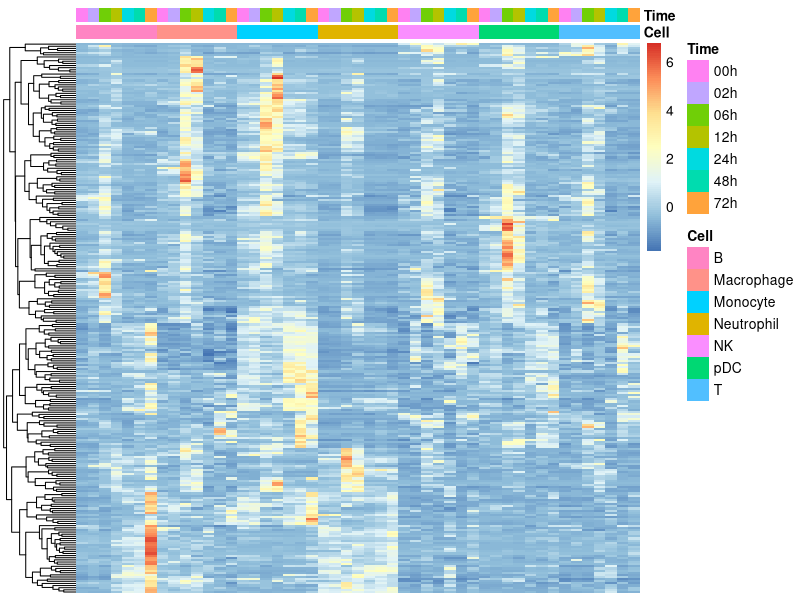
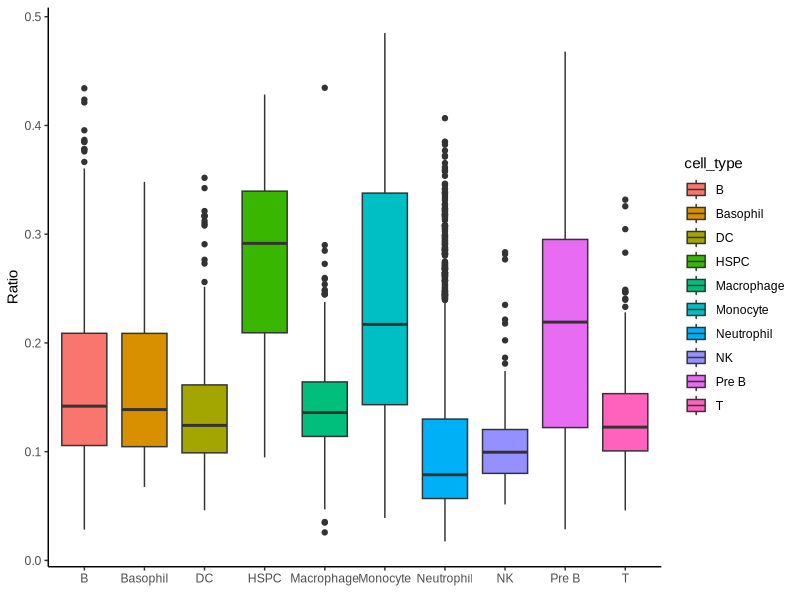
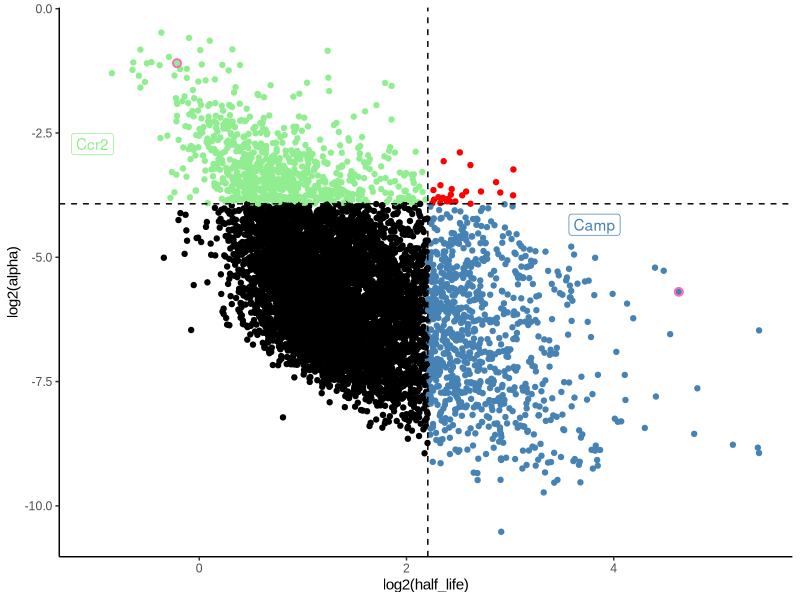
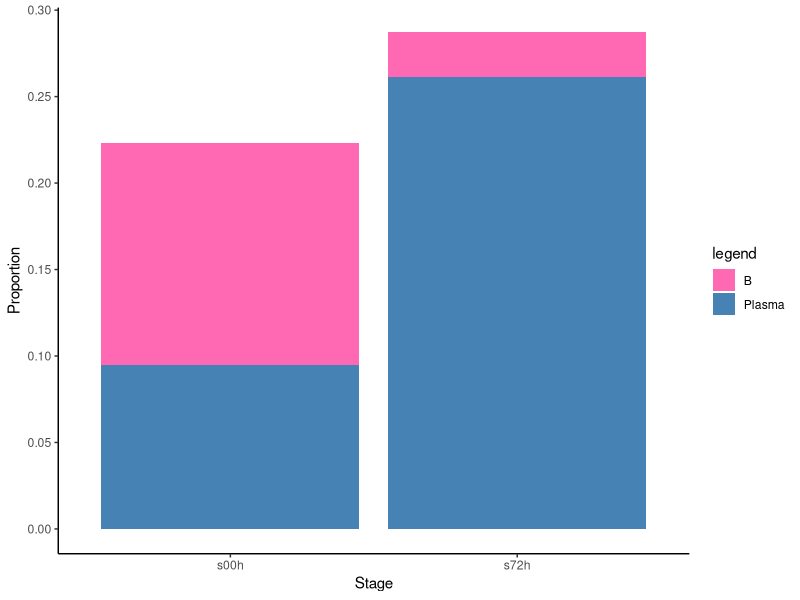

R code for these plots, in order:
#libraries
library(ggplot2)
library(readxl)
library(pheatmap)

#setwd
setwd("D:/HackBio")

#create plot saving dir####
dir.create("plots")

#### Part 3####
#----------------------------------------------------------

#Task 1 :Task 1. Reproduce panel 2a: Cell-type ratio distributions####
"Goal: Compare distributions across immune cell types.

Requirements:
  
  Read sheet a
Produce a boxplot of new_ratio grouped by cell_type
Match:
  Orientation (rotated labels)
Relative scaling
Outlier visibility"
#load data
data <- read_xlsx("data/hb_stage_2.xlsx", sheet = "a")
png("plots/Figure3a.png",res = 300, width = 300*12, height = 300*6)
(unique(data$cell_type))
ggplot(data = data, aes(x=cell_type, y=new_ratio, fill=cell_type)) + geom_boxplot()+
  labs(
    x= element_blank(),
    y= "Ratio"
  )+
  theme_classic(base_family = "Arial")
dev.off()
#Task 2. Reproduce panel 2b: Half-life vs alpha-life scatter####
"Goal: Identify kinetic regimes.

Requirements:
  
  Read sheet b
Plot log2(half_life) vs log2(alpha)
Add:
  Vertical and horizontal cutoffs
Color-coded subsets based on thresholds
Labeled exemplar genes (Camp, Ccr2)
Conceptual checks:
  
  Why log2?
  What do the four quadrants mean?"
data <- read_xlsx("data/hb_stage_2.xlsx", sheet = "b")
#what are the  Vertical and horizontal cutoffs?
y_cutoff <- median(data$alpha)+ sd(data$alpha)
x_cuttoff <- median(data$half_life)+sd(data$half_life)

data$category[data$alpha > y_cutoff & data$half_life < x_cuttoff] <- "q2"
data$category[data$alpha < y_cutoff & data$half_life > x_cuttoff] <- "q4"
data$category[data$alpha > y_cutoff & data$half_life > x_cuttoff] <- "q3"
data$category[data$alpha < y_cutoff & data$half_life < x_cuttoff] <- "q1"

#highlit the genes
highlight <- subset(data, data$cell %in% c("Ccr2", "Camp"))

png("plots/Figure3b.png",res = 300, width = 300*6, height = 300*6)

ggplot (data, aes(x= log2(half_life),
                  y=log2(alpha), colour  = category))+geom_point()+
  scale_color_manual("category", values = c("q1"="black","q2"="lightgreen","q3"="red","q4"="steelblue"))+
    geom_vline(xintercept =log2( x_cuttoff), linetype="dashed")+
  geom_hline(yintercept = log2(y_cutoff), linetype="dashed")+
  geom_label(data = highlight, aes(label = cell), text.colour = "hotpink",position = "jitter")+
  
  geom_point(data = highlight,
             shape = 21,      
             size = 2,
             stroke = 1,
             fill = NA,
             color = "hotpink")+
  theme_classic(base_family = "Arial")+
  theme(legend.position = "none")
  
dev.off()
?geom_text
#Task 3. Reproduce panel 2c: Heatmap across cell types and time####
"Goal: Visualize temporal structure across immune compartments.

Requirements:
  
  Read sheet c
Convert to matrix correctly
Build column annotations for:
  CellType
Time
Cluster rows only, not columns
Key thinking check:
  
  Why cluster genes but not time?"

data <- read_xlsx("data/hb_stage_2.xlsx", sheet = "c")
hm_mtx <- as.data.frame(data)
rownames(hm_mtx)<- data$genes
hm_mtx$genes<- NULL

#add annotation
samples <- colnames(hm_mtx)
annotation_df <- data.frame(
  Cell = stringr::str_extract(samples, "^[A-Za-z]+(?=n)"),
  Time = stringr::str_extract(samples, "[0-9]+h$")
)
rownames(annotation_df) <- samples

#add 
annotation_df <- annotation_df[order(annotation_df$Cell, annotation_df$Time), ]
hm_mtx <- hm_mtx[, rownames(annotation_df)]
png("plots/Figure3c.png",res = 300, width = 300*10, height = 300*10)

pheatmap(hm_mtx,
         annotation_col  = annotation_df,
         show_colnames = F, show_rownames = F,cluster_cols = F
)
dev.off()

# Task 6: Reproduce panel 2f: Stacked proportions#####
#import data

data<- readxl::read_xlsx("data/hb_stage_2.xlsx",sheet ='f' )
data <- data[data$stage=="s00h" | data$stage=="s72h",]

#plot f 
png("plots/Figure3f.png",res = 300, width = 300*5, height = 300*6)
ggplot(data,
       aes(x= stage, y= proportion, fill = cell_type))+
  geom_bar(stat="identity" )+
  scale_fill_manual("legend", values = c("Plasma" = "steelblue", "B" = "hotpink"))+

  labs(
    x="Stage",
    y="Proportion") +
  scale_y_continuous(breaks = seq(0, 0.3, by = 0.05))+
  theme_classic()
dev.off()



#